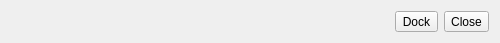
<?xml version="1.0" encoding="UTF-8"?>
<ui version="4.0">
 <class>TitleWidget</class>
 <widget class="QWidget" name="TitleWidget">
  <property name="geometry">
   <rect>
    <x>0</x>
    <y>0</y>
    <width>500</width>
    <height>41</height>
   </rect>
  </property>
  <layout class="QHBoxLayout" name="horizontalLayout">
   <item>
    <widget class="QLabel" name="Icon">
     <property name="sizePolicy">
      <sizepolicy hsizetype="Fixed" vsizetype="Fixed">
       <horstretch>0</horstretch>
       <verstretch>0</verstretch>
      </sizepolicy>
     </property>
    </widget>
   </item>
   <item>
    <widget class="QLabel" name="Title"/>
   </item>
   <item>
    <spacer name="leftSpacer">
     <property name="orientation">
      <enum>Qt::Horizontal</enum>
     </property>
     <property name="sizeType">
      <enum>QSizePolicy::Fixed</enum>
     </property>
     <property name="sizeHint" stdset="0">
      <size>
       <width>0</width>
       <height>0</height>
      </size>
     </property>
    </spacer>
   </item>
   <item>
    <layout class="QHBoxLayout" name="leftLayout"/>
   </item>
   <item>
    <spacer name="centralSpacer">
     <property name="orientation">
      <enum>Qt::Horizontal</enum>
     </property>
     <property name="sizeType">
      <enum>QSizePolicy::Preferred</enum>
     </property>
     <property name="sizeHint" stdset="0">
      <size>
       <width>0</width>
       <height>0</height>
      </size>
     </property>
    </spacer>
   </item>
   <item>
    <layout class="QHBoxLayout" name="rightLayout"/>
   </item>
   <item>
    <spacer name="rightSpacer">
     <property name="orientation">
      <enum>Qt::Horizontal</enum>
     </property>
     <property name="sizeType">
      <enum>QSizePolicy::Fixed</enum>
     </property>
     <property name="sizeHint" stdset="0">
      <size>
       <width>0</width>
       <height>0</height>
      </size>
     </property>
    </spacer>
   </item>
   <item>
    <widget class="QToolButton" name="viewButton">
     <property name="text">
      <string>Dock</string>
     </property>
     <property name="icon">
      <iconset theme="go-up-symbolic"/>
     </property>
    </widget>
   </item>
   <item>
    <widget class="QToolButton" name="closeButton">
     <property name="text">
      <string>Close</string>
     </property>
     <property name="icon">
      <iconset theme="window-close-symbolic">
       <normaloff>.</normaloff>.</iconset>
     </property>
    </widget>
   </item>
  </layout>
 </widget>
 <resources/>
 <connections>
  <connection>
   <sender>closeButton</sender>
   <signal>clicked()</signal>
   <receiver>TitleWidget</receiver>
   <slot>CloseButtonClicked()</slot>
   <hints>
    <hint type="sourcelabel">
     <x>476</x>
     <y>22</y>
    </hint>
    <hint type="destinationlabel">
     <x>650</x>
     <y>16</y>
    </hint>
   </hints>
  </connection>
  <connection>
   <sender>viewButton</sender>
   <signal>clicked()</signal>
   <receiver>TitleWidget</receiver>
   <slot>ViewButtonClicked()</slot>
   <hints>
    <hint type="sourcelabel">
     <x>452</x>
     <y>31</y>
    </hint>
    <hint type="destinationlabel">
     <x>459</x>
     <y>144</y>
    </hint>
   </hints>
  </connection>
 </connections>
 <slots>
  <slot>CloseButtonClicked()</slot>
  <slot>ViewButtonClicked()</slot>
 </slots>
</ui>
